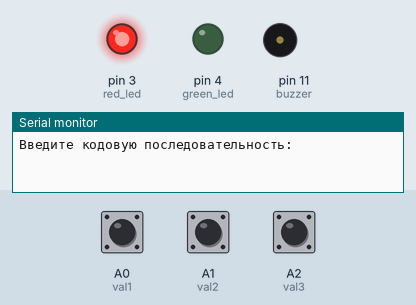
Simulated run of this sketch. Board: Arduino Uno, built with avr-gcc and run on an emulated ATmega328P. Parts: output pins drawn as LEDs (lit = HIGH), buzzer (waves = sounding), the last lines printed to the serial monitor. Dashed ring = blinking. Inputs (shaded band) come from the test bench; at power-on: A0 (val1) LOW, A1 (val2) LOW, A2 (val3) LOW.

Above: at 1.2 s.
1.3 s: A0 (val1) driven HIGH
At 1.9 s:
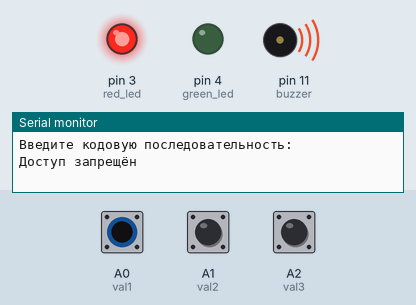
At 6.4 s:
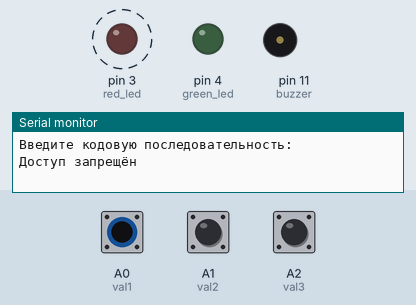
Timing chart, 0 to 7.9 s (numbered marks = the images above; inputs shaded):
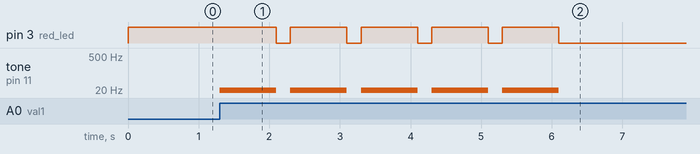

The sketch:

sketch.ino
```cpp
// пин для подключения динамика
#define buzzer 11

const int red_led = 3;
const int green_led = 4;

int val1 = A0;
int val2 = A1;
int val3 = A2;

bool pin1 = false;
bool pin2 = false;
bool pin3 = false;

int delaylong = 800; // 5 count

void setup() {
  pinMode(val1, INPUT);
  pinMode(val2, INPUT);
  pinMode(val3, INPUT);
  pinMode(red_led, OUTPUT);
  pinMode(green_led, OUTPUT);
    Serial.begin(9600);
}

void loop() {
  pin1 = false;
  pin2 = false;
  pin3 = false;
  Serial.println("Введите кодовую последовательность: ");
  digitalWrite(red_led, HIGH);
  digitalWrite(green_led, LOW);
  noTone(buzzer);
  for (;;) {
    if (digitalRead(val2) == HIGH) {
      pin1 = true;
      break;
    }
    if (digitalRead(val1) == HIGH) {
      break;
    }
    if (digitalRead(val3) == HIGH) {
      break;
    }
  }
  for (;;) {
    if (digitalRead(val3) == HIGH) {
      pin2 = true;
      break;
    }
    if (digitalRead(val1) == HIGH) {
      break;
    }
  }
  for (;;) {
    if (digitalRead(val1) == HIGH) {
      pin3 = true;
      break;
    }
  }


  if (pin1 == true && pin2 == true && pin3 == true) {
    Serial.println("Доступ разрешён " );
    digitalWrite(red_led, LOW);
    digitalWrite(green_led, HIGH);
  } else {
    Serial.println("Доступ запрещён ");
    for (int i = 0; i < 5; i++) {
      digitalWrite(red_led, HIGH);
      tone(buzzer, 1 * red_led);
      delay(delaylong);
      digitalWrite(red_led, LOW);
      noTone(buzzer);
      delay(200);
    }
  }
  delay(5000); //обновление для ввода последов.

}
```

Measured:
- after the input at 1.3 s, pin 3 (red_led): alternates HIGH for 0.80 s and LOW for 0.20 s, 9 changes in all, then stays LOW, starting after 0.80 s; tone on pin 11 (buzzer): alternates 3 Hz for 0.80 s and silent for 0.20 s, 10 changes in all, then stays silent, starting at once
